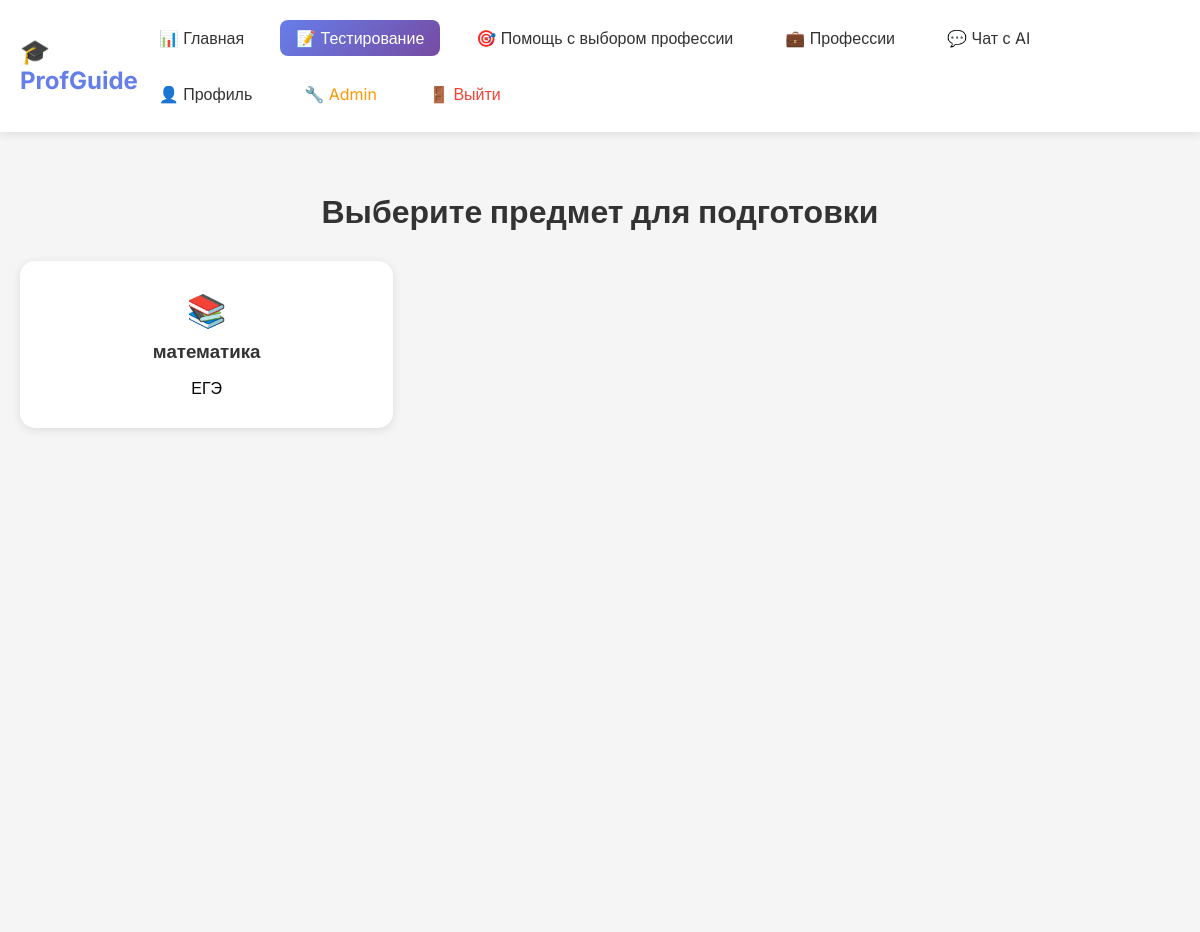
The page /testing/ (signed in) on the database its author committed.
### core/models.py (models this page shows, shortened)
class Subject(models.Model):
    EXAM_TYPES = [
        ('OGE', 'ОГЭ'),
        ('EGE', 'ЕГЭ'),
    ]
    name = models.CharField(max_length=50, verbose_name='Название')
    exam_type = models.CharField(max_length=3, choices=EXAM_TYPES, verbose_name='Тип экзамена')
    icon = models.CharField(max_length=50, default='📚', verbose_name='Иконка')
    color = models.CharField(max_length=20, default='#667eea', verbose_name='Цвет')
    class Meta:
        verbose_name = 'Предмет'
        verbose_name_plural = 'Предметы'

### core/views.py (the view)
# urls.py: path('testing/', views.testing, name='testing'),  # существующие тесты/задания
@login_required
def testing(request):
    subjects = Subject.objects.all()
    return render(request, 'testing.html', {'subjects': subjects})

### core/templates/testing.html (shortened to what this page needs)
{% extends 'base.html' %}
{% block content %}
<div class="testing-page">
    <div class="container">
        <div class="subjects-selector">
            <h1>Выберите предмет для подготовки</h1>
            <div class="subjects-grid">
                {% for subject in subjects %}
                <div class="subject-select-card" onclick="selectSubject({{ subject.id }}, '{{ subject.name }}')">
                    <div class="subject-icon">{{ subject.icon }}</div>
                    <h3>{{ subject.name }}</h3>
                    <p>{{ subject.get_exam_type_display }}</p>
                </div>
                {% endfor %}
            </div>
        </div>
    </div>
</div>
{% endblock %}

### core/static/css/style.css (style rules this page uses)
* { margin: 0; padding: 0; box-sizing: border-box; }
body { font-family: 'Inter', sans-serif; background: linear-gradient(135deg, #667eea 0%, #764ba2 100%); min-height: 100vh; }
.container { max-width: 1200px; margin: 0 auto; padding: 20px; }
h1, h2, h3, h4, h5, h6 { margin-bottom: 15px; color: #333; }
.subjects-grid, .professions-grid { display: grid; grid-template-columns: repeat(auto-fill, minmax(280px, 1fr)); gap: 20px; }
.subject-icon { font-size: 32px; margin-bottom: 10px; }
.testing-page { min-height: 100vh; background: #f5f5f5; padding: 40px 0; }
.subjects-selector h1 { text-align: center; margin-bottom: 30px; color: #333; }
.subject-select-card { background: white; border-radius: 15px; padding: 30px; text-align: center; cursor: pointer; transition: all 0.3s; box-shadow: 0 2px 10px rgba(0,0,0,0.1); }

### rows shown on the page
Subject: icon "📚", name "математика", exam_type "ЕГЭ"
